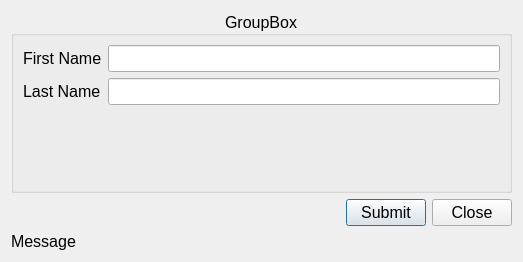
<?xml version="1.0" encoding="UTF-8"?>
<ui version="4.0">
 <class>d_Persons</class>
 <widget class="QDialog" name="d_Persons">
  <property name="windowModality">
   <enum>Qt::ApplicationModal</enum>
  </property>
  <property name="geometry">
   <rect>
    <x>0</x>
    <y>0</y>
    <width>523</width>
    <height>262</height>
   </rect>
  </property>
  <property name="font">
   <font>
    <pointsize>12</pointsize>
   </font>
  </property>
  <property name="windowTitle">
   <string>Sample App</string>
  </property>
  <property name="windowIcon">
   <iconset resource="../../Application_Login/Icons/Icons.qrc">
    <normaloff>:/Main/app_icon.ico</normaloff>:/Main/app_icon.ico</iconset>
  </property>
  <layout class="QGridLayout" name="gridLayout">
   <item row="1" column="1">
    <widget class="QPushButton" name="pb_Submit">
     <property name="text">
      <string>Submit</string>
     </property>
     <property name="icon">
      <iconset resource="../../Application_Login/Icons/Icons.qrc">
       <normaloff>:/Buttons/canva_btn.png</normaloff>:/Buttons/canva_btn.png</iconset>
     </property>
    </widget>
   </item>
   <item row="1" column="2">
    <widget class="QPushButton" name="pb_Close">
     <property name="text">
      <string>Close</string>
     </property>
     <property name="icon">
      <iconset resource="../../Application_Login/Icons/Icons.qrc">
       <normaloff>:/Buttons/excel_btn.png</normaloff>:/Buttons/excel_btn.png</iconset>
     </property>
    </widget>
   </item>
   <item row="1" column="0">
    <spacer name="horizontalSpacer">
     <property name="orientation">
      <enum>Qt::Horizontal</enum>
     </property>
     <property name="sizeHint" stdset="0">
      <size>
       <width>40</width>
       <height>20</height>
      </size>
     </property>
    </spacer>
   </item>
   <item row="0" column="0" colspan="3">
    <widget class="QGroupBox" name="gb_Person">
     <property name="title">
      <string>GroupBox</string>
     </property>
     <property name="alignment">
      <set>Qt::AlignCenter</set>
     </property>
     <layout class="QFormLayout" name="formLayout">
      <item row="0" column="0">
       <widget class="QLabel" name="label">
        <property name="text">
         <string>First Name</string>
        </property>
       </widget>
      </item>
      <item row="0" column="1">
       <widget class="QLineEdit" name="le_FirstName"/>
      </item>
      <item row="1" column="0">
       <widget class="QLabel" name="label_2">
        <property name="text">
         <string>Last Name</string>
        </property>
       </widget>
      </item>
      <item row="1" column="1">
       <widget class="QLineEdit" name="le_LastName"/>
      </item>
      <item row="2" column="0" colspan="2">
       <spacer name="verticalSpacer">
        <property name="orientation">
         <enum>Qt::Vertical</enum>
        </property>
        <property name="sizeHint" stdset="0">
         <size>
          <width>20</width>
          <height>40</height>
         </size>
        </property>
       </spacer>
      </item>
     </layout>
    </widget>
   </item>
   <item row="2" column="0" colspan="3">
    <widget class="QLabel" name="lb_Message">
     <property name="text">
      <string>Message</string>
     </property>
    </widget>
   </item>
  </layout>
 </widget>
 <resources>
  <include location="../../Application_Login/Icons/Icons.qrc"/>
 </resources>
 <connections/>
</ui>
